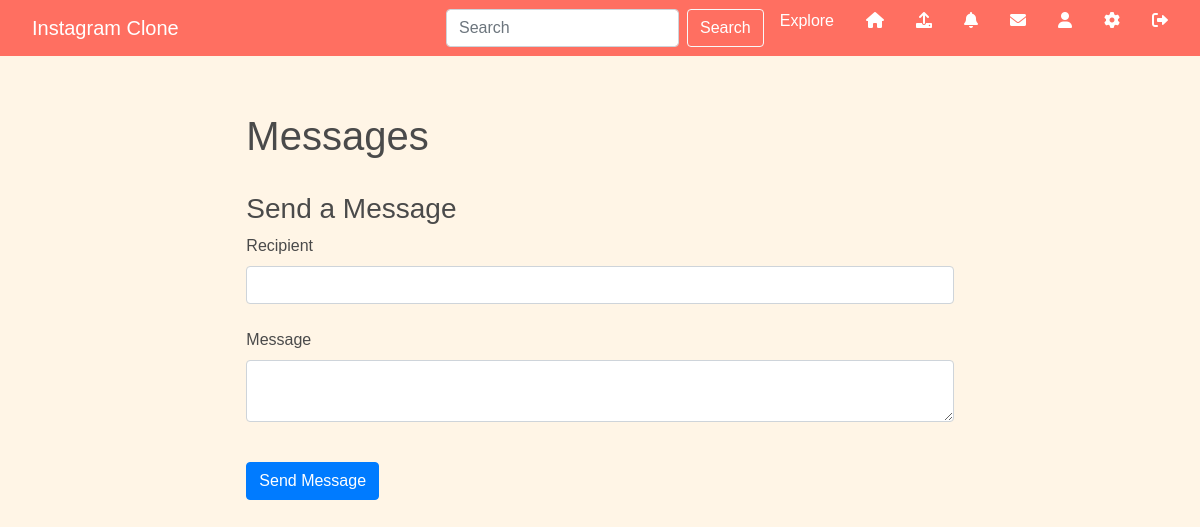
/messages (signed in), run on an earlier commit of the app's database.
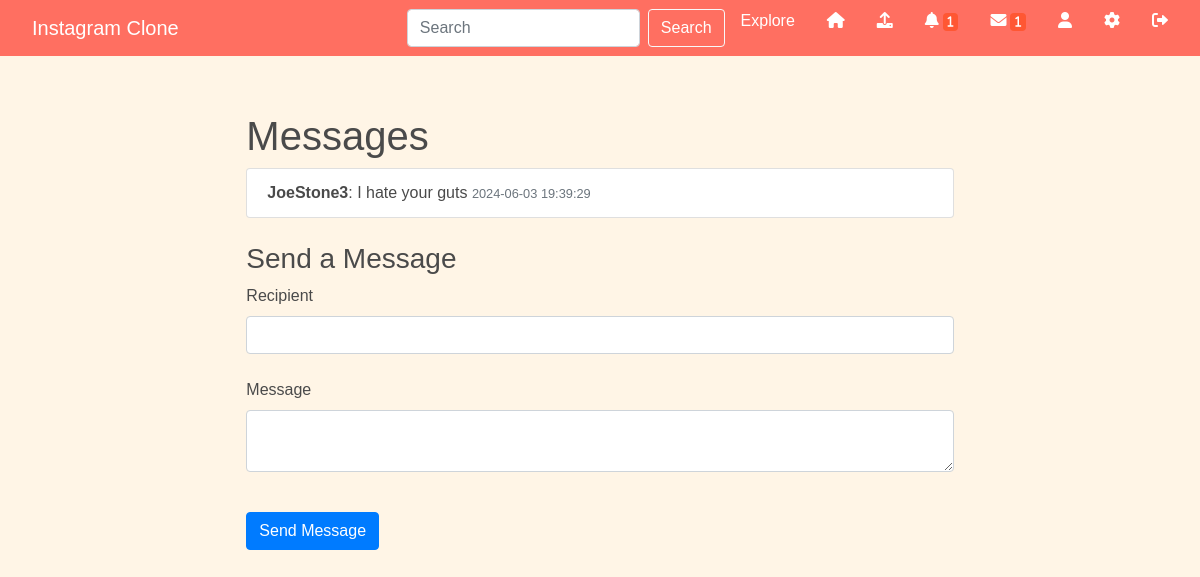
And on a later commit of the database.
### app/models.py (models this page shows, shortened)
class Message(db.Model):
    id = db.Column(db.Integer, primary_key=True)
    sender_id = db.Column(db.Integer, db.ForeignKey('user.id'), nullable=False)
    recipient_id = db.Column(db.Integer, db.ForeignKey('user.id'), nullable=False)
    body = db.Column(db.Text, nullable=False)
    timestamp = db.Column(db.DateTime, default=datetime.utcnow)
    read = db.Column(db.Boolean, default=False)
    sender = db.relationship('User', foreign_keys=[sender_id], backref='sent_messages')
    recipient = db.relationship('User', foreign_keys=[recipient_id], backref='received_messages')

class User(UserMixin, db.Model):
    id = db.Column(db.Integer, primary_key=True)
    username = db.Column(db.String(150), nullable=False, unique=True)
    email = db.Column(db.String(150), nullable=False, unique=True)
    password = db.Column(db.String(150), nullable=False)
    profile_image = db.Column(db.String(20), nullable=False, default='default.jpg')
    posts = db.relationship('Post', backref='author', lazy=True)
    comments = db.relationship('Comment', backref='author', lazy=True)
    likes = db.relationship('Like', backref='author', lazy=True)
    notifications = db.relationship('Notification', backref='recipient', lazy='dynamic')
    followed = db.relationship(
        'User', secondary=followers,
        primaryjoin=(followers.c.follower_id == id),
        secondaryjoin=(followers.c.followed_id == id),
        backref=db.backref('followers', lazy='dynamic'), lazy='dynamic')
    def unread_messages(self):
        return Message.query.filter_by(recipient=self, read=False).count()

### app/main.py (the view, shortened to what this page needs)
@main.route('/messages', methods=['GET', 'POST'])
@login_required
def messages():
    form = SearchForm()
    message_form = MessageForm()
    received_messages = Message.query.filter_by(recipient_id=current_user.id).order_by(Message.timestamp.desc()).all()
    for message in received_messages:
        if not message.read:
            message.read = True
    db.session.commit()
    return render_template('messages.html', form=form, messages=received_messages, message_form=message_form)

### app/forms.py
class SearchForm(FlaskForm):
    query = StringField('Search', validators=[DataRequired()])
    submit = SubmitField('Search')

class MessageForm(FlaskForm):
    recipient = StringField('Recipient', validators=[DataRequired()])
    body = TextAreaField('Message', validators=[DataRequired(), Length(min=1, max=500)])
    submit = SubmitField('Send')

### app/__init__.py (called while the page is built)
def create_app():
    app = Flask(__name__)
    app.config['SECRET_KEY'] = 'your_secret_key'
    app.config['SQLALCHEMY_DATABASE_URI'] = 'sqlite:///database.db'
    app.config['UPLOAD_FOLDER'] = 'uploads/'
    db.init_app(app)
    login_manager.init_app(app)
    login_manager.login_view = 'auth.login'
    migrate.init_app(app, db)
    @login_manager.user_loader
    def load_user(user_id):
        return models.User.query.get(int(user_id))
    with app.app_context():
        from . import models
        db.create_all()
    from .auth import auth as auth_blueprint
    app.register_blueprint(auth_blueprint)
    from .main import main as main_blueprint
    app.register_blueprint(main_blueprint)
    return app

### app/templates/messages.html (shortened to what this page needs)
{% extends "base.html" %}
{% block content %}
<div class="row">
    <div class="col-md-8 offset-md-2">
        <h1>Messages</h1>
        <ul class="list-group">
            {% for message in messages %}
            <li class="list-group-item">
                <strong>{{ message.sender.username }}</strong>: {{ message.body }}
                <small class="text-muted">{{ message.timestamp.strftime('%Y-%m-%d %H:%M:%S') }}</small>
            </li>
            {% endfor %}
        </ul>
        <div class="mt-4">
            <h3>Send a Message</h3>
            <form method="POST">
                <div class="form-group">
                    {{ message_form.recipient.label(class="form-label") }}
                    {{ message_form.recipient(class="form-control") }}
                </div>
                <div class="form-group">
                    {{ message_form.body.label(class="form-label") }}
                    {{ message_form.body(class="form-control") }}
                </div>
                <button type="submit" class="btn btn-primary mt-3">Send Message</button>
            </form>
        </div>
    </div>
</div>
{% endblock %}

What changed in the data, as far as the page shows it:
added Message: sender.username "JoeStone3", body "I hate your guts", timestamp "2024-06-03 19:39:29"
Also different on the page:
{{ current_user.notifications.filter_by(read=False).count() }}: (not shown) → "1"
{{ current_user.unread_messages() }}: (not shown) → "1"
